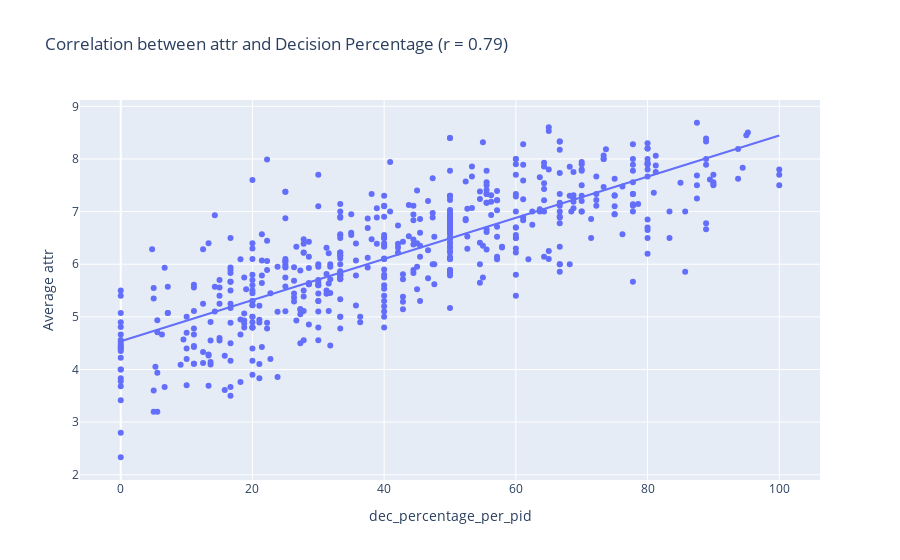
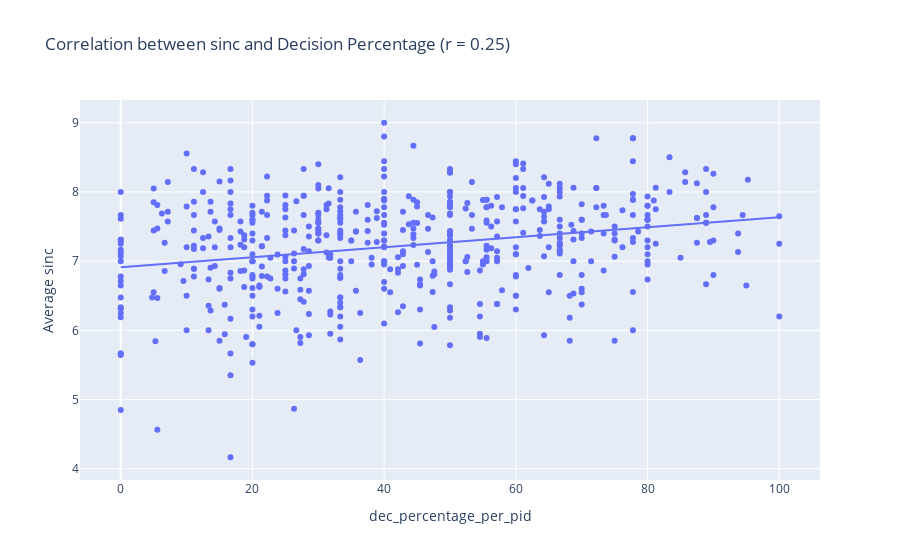
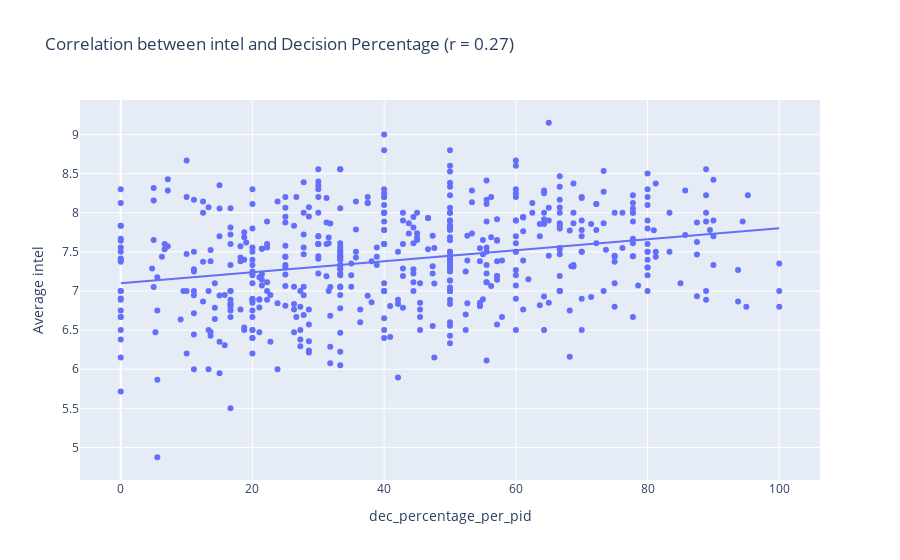
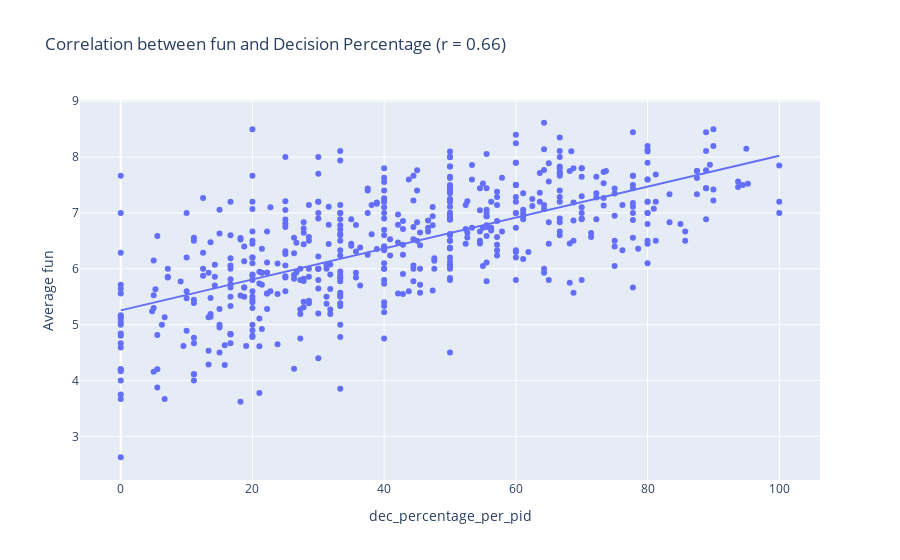

The notebook cell saved with these charts, in order:
### Code cell
# Select the attributes for correlation
attributes = ['attr', 'sinc', 'intel', 'fun', 'amb', 'shar']

# Merge mean attributes with dec_percentage
merged_data = pd.merge(mean_attributes_per_pid, df[['pid', 'dec_percentage_per_pid']], on='pid', how='left')
merged_data = merged_data.drop_duplicates(subset=['pid'])  # Remove duplicates if any

# Create correlation plots
for attribute in attributes:
    # Calculate correlation coefficient
    correlation_coeff = np.corrcoef(merged_data[attribute], merged_data['dec_percentage_per_pid'])[0, 1]


    fig = px.scatter(merged_data, x='dec_percentage_per_pid', y=attribute, trendline="ols",
                     title=f"Correlation between {attribute} and Decision Percentage (r = {correlation_coeff:.2f})",
                     labels={attribute: f"Average {attribute}", "dec_percentage": "Decision Percentage"})
    fig.show()

### Figure 1 — Plotly figure (JSON) as saved in the notebook; plotly's stock layout.template omitted (floating-point values rounded to 4 significant figures; data arrays with more than 128 entries replaced by an {"elided": "..."} marker saying what was removed)
{"data": [{"hovertemplate": "dec_percentage_per_pid=%{x}<br>Average attr=%{y}<extra></extra>", "legendgroup": "", "marker": {"color": "#636efa", "symbol": "circle"}, "mode": "markers", "name": "", "orientation": "v", "showlegend": false, "type": "scatter", "x": {"elided": "551 float values"}, "xaxis": "x", "y": {"elided": "551 float values"}, "yaxis": "y"}, {"hovertemplate": "<b>OLS trendline</b><br>attr = 0.0390845 * dec_percentage_per_pid + 4.53768<br>R<sup>2</sup>=0.628965<br><br>dec_percentage_per_pid=%{x}<br>Average attr=%{y} <b>(trend)</b><extra></extra>", "legendgroup": "", "marker": {"color": "#636efa", "symbol": "circle"}, "mode": "lines", "name": "", "showlegend": false, "type": "scatter", "x": {"elided": "551 float values"}, "xaxis": "x", "y": {"elided": "551 float values"}, "yaxis": "y"}], "layout": {"legend": {"tracegroupgap": 0}, "title": {"text": "Correlation between attr and Decision Percentage (r = 0.79)"}, "xaxis": {"anchor": "y", "domain": [0, 1], "title": {"text": "dec_percentage_per_pid"}}, "yaxis": {"anchor": "x", "domain": [0, 1], "title": {"text": "Average attr"}}}}

### Figure 2 — Plotly figure (JSON) as saved in the notebook; plotly's stock layout.template omitted (floating-point values rounded to 4 significant figures; data arrays with more than 128 entries replaced by an {"elided": "..."} marker saying what was removed)
{"data": [{"hovertemplate": "dec_percentage_per_pid=%{x}<br>Average sinc=%{y}<extra></extra>", "legendgroup": "", "marker": {"color": "#636efa", "symbol": "circle"}, "mode": "markers", "name": "", "orientation": "v", "showlegend": false, "type": "scatter", "x": {"elided": "551 float values"}, "xaxis": "x", "y": {"elided": "551 float values"}, "yaxis": "y"}, {"hovertemplate": "<b>OLS trendline</b><br>sinc = 0.00725867 * dec_percentage_per_pid + 6.91044<br>R<sup>2</sup>=0.064224<br><br>dec_percentage_per_pid=%{x}<br>Average sinc=%{y} <b>(trend)</b><extra></extra>", "legendgroup": "", "marker": {"color": "#636efa", "symbol": "circle"}, "mode": "lines", "name": "", "showlegend": false, "type": "scatter", "x": {"elided": "551 float values"}, "xaxis": "x", "y": {"elided": "551 float values"}, "yaxis": "y"}], "layout": {"legend": {"tracegroupgap": 0}, "title": {"text": "Correlation between sinc and Decision Percentage (r = 0.25)"}, "xaxis": {"anchor": "y", "domain": [0, 1], "title": {"text": "dec_percentage_per_pid"}}, "yaxis": {"anchor": "x", "domain": [0, 1], "title": {"text": "Average sinc"}}}}

### Figure 3 — Plotly figure (JSON) as saved in the notebook; plotly's stock layout.template omitted (floating-point values rounded to 4 significant figures; data arrays with more than 128 entries replaced by an {"elided": "..."} marker saying what was removed)
{"data": [{"hovertemplate": "dec_percentage_per_pid=%{x}<br>Average intel=%{y}<extra></extra>", "legendgroup": "", "marker": {"color": "#636efa", "symbol": "circle"}, "mode": "markers", "name": "", "orientation": "v", "showlegend": false, "type": "scatter", "x": {"elided": "551 float values"}, "xaxis": "x", "y": {"elided": "551 float values"}, "yaxis": "y"}, {"hovertemplate": "<b>OLS trendline</b><br>intel = 0.00700561 * dec_percentage_per_pid + 7.10026<br>R<sup>2</sup>=0.073123<br><br>dec_percentage_per_pid=%{x}<br>Average intel=%{y} <b>(trend)</b><extra></extra>", "legendgroup": "", "marker": {"color": "#636efa", "symbol": "circle"}, "mode": "lines", "name": "", "showlegend": false, "type": "scatter", "x": {"elided": "551 float values"}, "xaxis": "x", "y": {"elided": "551 float values"}, "yaxis": "y"}], "layout": {"legend": {"tracegroupgap": 0}, "title": {"text": "Correlation between intel and Decision Percentage (r = 0.27)"}, "xaxis": {"anchor": "y", "domain": [0, 1], "title": {"text": "dec_percentage_per_pid"}}, "yaxis": {"anchor": "x", "domain": [0, 1], "title": {"text": "Average intel"}}}}

### Figure 4 — Plotly figure (JSON) as saved in the notebook; plotly's stock layout.template omitted (floating-point values rounded to 4 significant figures; data arrays with more than 128 entries replaced by an {"elided": "..."} marker saying what was removed)
{"data": [{"hovertemplate": "dec_percentage_per_pid=%{x}<br>Average fun=%{y}<extra></extra>", "legendgroup": "", "marker": {"color": "#636efa", "symbol": "circle"}, "mode": "markers", "name": "", "orientation": "v", "showlegend": false, "type": "scatter", "x": {"elided": "551 float values"}, "xaxis": "x", "y": {"elided": "551 float values"}, "yaxis": "y"}, {"hovertemplate": "<b>OLS trendline</b><br>fun = 0.0276874 * dec_percentage_per_pid + 5.25489<br>R<sup>2</sup>=0.431170<br><br>dec_percentage_per_pid=%{x}<br>Average fun=%{y} <b>(trend)</b><extra></extra>", "legendgroup": "", "marker": {"color": "#636efa", "symbol": "circle"}, "mode": "lines", "name": "", "showlegend": false, "type": "scatter", "x": {"elided": "551 float values"}, "xaxis": "x", "y": {"elided": "551 float values"}, "yaxis": "y"}], "layout": {"legend": {"tracegroupgap": 0}, "title": {"text": "Correlation between fun and Decision Percentage (r = 0.66)"}, "xaxis": {"anchor": "y", "domain": [0, 1], "title": {"text": "dec_percentage_per_pid"}}, "yaxis": {"anchor": "x", "domain": [0, 1], "title": {"text": "Average fun"}}}}
